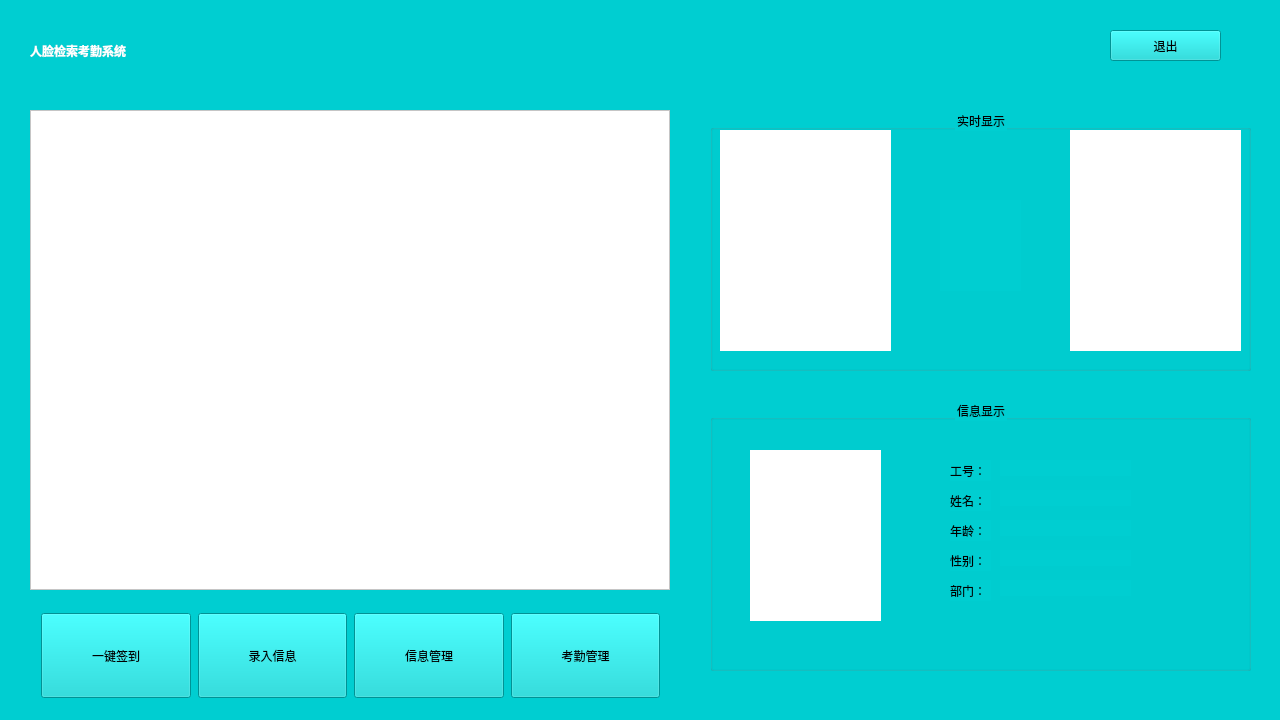
<?xml version="1.0" encoding="UTF-8"?>
<ui version="4.0">
 <class>MainWidget</class>
 <widget class="QWidget" name="MainWidget">
  <property name="geometry">
   <rect>
    <x>0</x>
    <y>0</y>
    <width>1280</width>
    <height>720</height>
   </rect>
  </property>
  <property name="windowTitle">
   <string>MainWidget</string>
  </property>
  <property name="autoFillBackground">
   <bool>false</bool>
  </property>
  <property name="styleSheet">
   <string notr="true">background-color:rgb(0,206,209)</string>
  </property>
  <widget class="QWidget" name="horizontalLayoutWidget">
   <property name="geometry">
    <rect>
     <x>30</x>
     <y>610</y>
     <width>641</width>
     <height>91</height>
    </rect>
   </property>
   <layout class="QHBoxLayout" name="buttonLayout">
    <property name="spacing">
     <number>7</number>
    </property>
    <property name="topMargin">
     <number>3</number>
    </property>
    <property name="bottomMargin">
     <number>3</number>
    </property>
    <item>
     <widget class="QToolButton" name="OneKeyButton">
      <property name="sizePolicy">
       <sizepolicy hsizetype="Preferred" vsizetype="Preferred">
        <horstretch>0</horstretch>
        <verstretch>0</verstretch>
       </sizepolicy>
      </property>
      <property name="text">
       <string>一键签到</string>
      </property>
     </widget>
    </item>
    <item>
     <widget class="QToolButton" name="InputButton">
      <property name="sizePolicy">
       <sizepolicy hsizetype="Preferred" vsizetype="Preferred">
        <horstretch>0</horstretch>
        <verstretch>0</verstretch>
       </sizepolicy>
      </property>
      <property name="text">
       <string>录入信息</string>
      </property>
     </widget>
    </item>
    <item>
     <widget class="QToolButton" name="InfoButton">
      <property name="sizePolicy">
       <sizepolicy hsizetype="Preferred" vsizetype="Preferred">
        <horstretch>0</horstretch>
        <verstretch>0</verstretch>
       </sizepolicy>
      </property>
      <property name="text">
       <string>信息管理</string>
      </property>
     </widget>
    </item>
    <item>
     <widget class="QToolButton" name="AttendButton">
      <property name="sizePolicy">
       <sizepolicy hsizetype="Preferred" vsizetype="Preferred">
        <horstretch>0</horstretch>
        <verstretch>0</verstretch>
       </sizepolicy>
      </property>
      <property name="text">
       <string>考勤管理</string>
      </property>
     </widget>
    </item>
   </layout>
  </widget>
  <widget class="QLabel" name="JITpiclabel">
   <property name="geometry">
    <rect>
     <x>720</x>
     <y>130</y>
     <width>171</width>
     <height>221</height>
    </rect>
   </property>
   <property name="autoFillBackground">
    <bool>false</bool>
   </property>
   <property name="styleSheet">
    <string notr="true">background-color:rgb(255, 255, 255)</string>
   </property>
   <property name="text">
    <string/>
   </property>
  </widget>
  <widget class="QLabel" name="Infopiclabel">
   <property name="geometry">
    <rect>
     <x>1070</x>
     <y>130</y>
     <width>171</width>
     <height>221</height>
    </rect>
   </property>
   <property name="autoFillBackground">
    <bool>false</bool>
   </property>
   <property name="styleSheet">
    <string notr="true">background-color:rgb(255, 255, 255)</string>
   </property>
   <property name="text">
    <string/>
   </property>
  </widget>
  <widget class="QLabel" name="simlabel">
   <property name="geometry">
    <rect>
     <x>940</x>
     <y>200</y>
     <width>81</width>
     <height>91</height>
    </rect>
   </property>
   <property name="autoFillBackground">
    <bool>false</bool>
   </property>
   <property name="styleSheet">
    <string notr="true">font: 16pt &quot;Adobe 黑体 Std R&quot;;</string>
   </property>
   <property name="text">
    <string/>
   </property>
  </widget>
  <widget class="QGroupBox" name="groupBox">
   <property name="geometry">
    <rect>
     <x>710</x>
     <y>400</y>
     <width>541</width>
     <height>271</height>
    </rect>
   </property>
   <property name="autoFillBackground">
    <bool>false</bool>
   </property>
   <property name="styleSheet">
    <string notr="true"/>
   </property>
   <property name="title">
    <string>信息显示</string>
   </property>
   <property name="alignment">
    <set>Qt::AlignCenter</set>
   </property>
   <widget class="QLabel" name="Infopic">
    <property name="geometry">
     <rect>
      <x>40</x>
      <y>50</y>
      <width>131</width>
      <height>171</height>
     </rect>
    </property>
    <property name="styleSheet">
     <string notr="true">background-color:white</string>
    </property>
    <property name="text">
     <string/>
    </property>
   </widget>
   <widget class="QLabel" name="label_5">
    <property name="geometry">
     <rect>
      <x>240</x>
      <y>60</y>
      <width>41</width>
      <height>21</height>
     </rect>
    </property>
    <property name="text">
     <string>工号：</string>
    </property>
   </widget>
   <widget class="QLabel" name="label_6">
    <property name="geometry">
     <rect>
      <x>240</x>
      <y>90</y>
      <width>41</width>
      <height>21</height>
     </rect>
    </property>
    <property name="text">
     <string>姓名：</string>
    </property>
   </widget>
   <widget class="QLabel" name="label_7">
    <property name="geometry">
     <rect>
      <x>240</x>
      <y>120</y>
      <width>41</width>
      <height>21</height>
     </rect>
    </property>
    <property name="text">
     <string>年龄：</string>
    </property>
   </widget>
   <widget class="QLabel" name="label_8">
    <property name="geometry">
     <rect>
      <x>240</x>
      <y>150</y>
      <width>41</width>
      <height>21</height>
     </rect>
    </property>
    <property name="text">
     <string>性别：</string>
    </property>
   </widget>
   <widget class="QLabel" name="label_9">
    <property name="geometry">
     <rect>
      <x>240</x>
      <y>180</y>
      <width>41</width>
      <height>21</height>
     </rect>
    </property>
    <property name="text">
     <string>部门：</string>
    </property>
   </widget>
   <widget class="QLabel" name="infoIDlabel">
    <property name="geometry">
     <rect>
      <x>290</x>
      <y>60</y>
      <width>131</width>
      <height>16</height>
     </rect>
    </property>
    <property name="text">
     <string/>
    </property>
   </widget>
   <widget class="QLabel" name="infoNamelabel">
    <property name="geometry">
     <rect>
      <x>290</x>
      <y>90</y>
      <width>131</width>
      <height>16</height>
     </rect>
    </property>
    <property name="text">
     <string/>
    </property>
   </widget>
   <widget class="QLabel" name="infoAgelabel">
    <property name="geometry">
     <rect>
      <x>290</x>
      <y>120</y>
      <width>131</width>
      <height>16</height>
     </rect>
    </property>
    <property name="text">
     <string/>
    </property>
   </widget>
   <widget class="QLabel" name="infoGenderlabel">
    <property name="geometry">
     <rect>
      <x>290</x>
      <y>150</y>
      <width>131</width>
      <height>16</height>
     </rect>
    </property>
    <property name="text">
     <string/>
    </property>
   </widget>
   <widget class="QLabel" name="infoApartlabel">
    <property name="geometry">
     <rect>
      <x>290</x>
      <y>180</y>
      <width>131</width>
      <height>16</height>
     </rect>
    </property>
    <property name="text">
     <string/>
    </property>
   </widget>
  </widget>
  <widget class="QLabel" name="label_4">
   <property name="geometry">
    <rect>
     <x>30</x>
     <y>30</y>
     <width>311</width>
     <height>41</height>
    </rect>
   </property>
   <property name="styleSheet">
    <string notr="true">color:white;font: 28pt &quot;Adobe 楷体 Std R&quot;;font-weight:bold</string>
   </property>
   <property name="text">
    <string>人脸检索考勤系统</string>
   </property>
   <property name="textFormat">
    <enum>Qt::AutoText</enum>
   </property>
   <property name="scaledContents">
    <bool>false</bool>
   </property>
   <property name="wordWrap">
    <bool>false</bool>
   </property>
  </widget>
  <widget class="QGraphicsView" name="CameragraphicsView">
   <property name="geometry">
    <rect>
     <x>30</x>
     <y>110</y>
     <width>640</width>
     <height>480</height>
    </rect>
   </property>
   <property name="autoFillBackground">
    <bool>true</bool>
   </property>
   <property name="styleSheet">
    <string notr="true">background-color:white</string>
   </property>
   <property name="verticalScrollBarPolicy">
    <enum>Qt::ScrollBarAlwaysOff</enum>
   </property>
   <property name="horizontalScrollBarPolicy">
    <enum>Qt::ScrollBarAlwaysOff</enum>
   </property>
  </widget>
  <widget class="QToolButton" name="exitButton">
   <property name="geometry">
    <rect>
     <x>1110</x>
     <y>30</y>
     <width>111</width>
     <height>31</height>
    </rect>
   </property>
   <property name="text">
    <string>退出</string>
   </property>
  </widget>
  <widget class="QGroupBox" name="groupBox_2">
   <property name="geometry">
    <rect>
     <x>710</x>
     <y>110</y>
     <width>541</width>
     <height>261</height>
    </rect>
   </property>
   <property name="title">
    <string>实时显示</string>
   </property>
   <property name="alignment">
    <set>Qt::AlignCenter</set>
   </property>
  </widget>
  <zorder>groupBox_2</zorder>
  <zorder>horizontalLayoutWidget</zorder>
  <zorder>JITpiclabel</zorder>
  <zorder>Infopiclabel</zorder>
  <zorder>simlabel</zorder>
  <zorder>groupBox</zorder>
  <zorder>label_4</zorder>
  <zorder>CameragraphicsView</zorder>
  <zorder>exitButton</zorder>
 </widget>
 <layoutdefault spacing="6" margin="11"/>
 <resources/>
 <connections/>
</ui>
